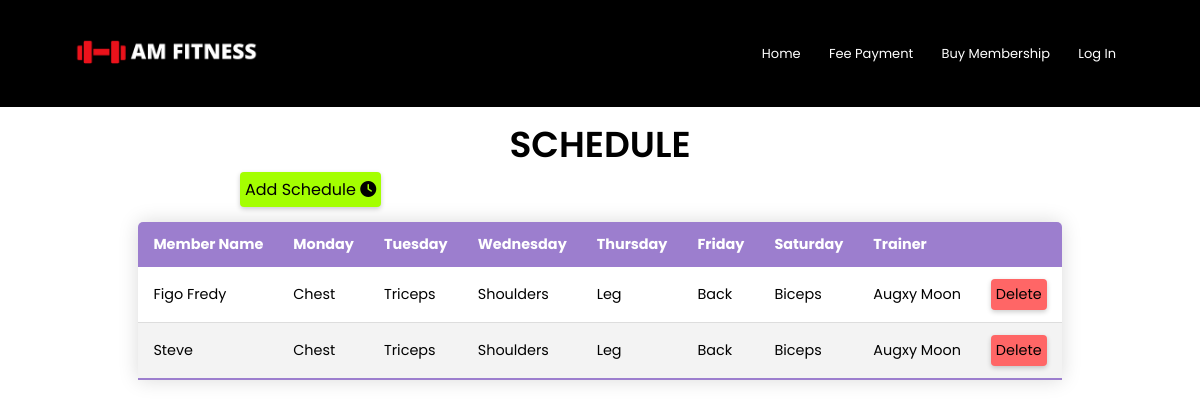
Page /AdminPage/schedule on the committed database.
### gym/models.py (models this page shows, shortened)
class schedule(models.Model):
	client = models.ForeignKey(gym,on_delete=CASCADE)
	mon = models.CharField(max_length=100,default=1,verbose_name='Monday')
	tue = models.CharField(max_length=100,default=1,verbose_name='Tuesday')
	wed = models.CharField(max_length=100,default=1,verbose_name='Wednesday')
	thu = models.CharField(max_length=100,default=1,verbose_name='Thursday')
	fri = models.CharField(max_length=100,default=1,verbose_name='Friday')
	sat = models.CharField(max_length=100,default=1,verbose_name='Saturday')
	trainer = models.ForeignKey(trainers,on_delete=CASCADE)

class gym(models.Model):
	full_name = models.CharField(max_length=30,null=False)
	gender = models.CharField(max_length=6,default='Male',null=True)
	age = models.IntegerField(default=18)
	cell_no = models.IntegerField(unique=True,null=False)
	born_date = models.DateField(null=False,default=None,blank=True)
	email = models.EmailField(unique=True)
	plan = models.CharField(max_length=10,default='Silver',null=False)
	date_joined = models.DateTimeField(default=timezone.now)
	trans = models.IntegerField(default=1,verbose_name="Transaction Number")
	def __str__(self):
		return self.full_name

### manage/models.py (models this page shows)
class trainers(models.Model):
	trainer_name = models.CharField(max_length=30,verbose_name='Name')
	trainer_age = models.IntegerField(verbose_name='Age')
	trainer_gender = models.CharField(max_length=10,verbose_name='Gender')
	trainer_cell = models.IntegerField(verbose_name='Mobile No',null=True)
	aos = models.CharField(max_length=100,verbose_name='Area of Specialization')
	salary = models.IntegerField(verbose_name='Salary')
	class Meta:
		verbose_name_plural = 'Trainers'
	def __str__(self):
		return self.trainer_name

### manage/views.py (the view)
# urls.py: path('AdminPage/schedule',manage_views.sched,name='schedule'),
def sched(request):
	days = ['Monday','Tuesday','Wednesday','Thursday','Friday','Saturday']
	sch = schedule.objects.all()
	d = {'sch':sch,'days':days}
	return render(request,'manage/schedule.html',d)

### manage/templates/manage/schedule.html (shortened to what this page needs)
{% extends 'manage/admin.html'%}
{% block page%}
<section class="data-table">
    <h3>Schedule</h3>
    <div class="mem-link" style="margin-left:240px;">
    <a href="{% url 'addsch'%}">Add Schedule  <i class="fas fa-clock"></i></a>
    </div>
    <table class="content-table">
        <thead>
            <tr>
                <th>Member Name</th>
                {% for j in days%}
                <th>{{j}}</th>
                {% endfor %}
                <th>Trainer</th>
                <th>     </th>
            </tr>
        </thead>
        <tbody>
            {% for i in sch %}
            <tr>
                <td>{{i.client}}</td>
                <td>{{i.mon}}</td>
                <td>{{i.tue}}</td>
                <td>{{i.wed}}</td>
                <td>{{i.thu}}</td>
                <td>{{i.fri}}</td>
                <td>{{i.sat}}</td>
                <td>{{i.trainer}}</td>
                <td><a class="table-btn" href="#" onclick="return confirm('Are You Sure?')">Delete</a></td>
            </tr>
            {% endfor %}
        </tbody>
    </table>
</section>
{% endblock %}

### SampleProject/static/css/style3.css (style rules this page uses)
* { font-family: 'Poppins', sans-serif; margin: 0; padding: 0; box-sizing:border-box; }
.data-table h3 { text-align: center; font-size: 36px; font-weight: 600; padding-top: 10px; text-transform: uppercase; }
.content-table { border-collapse: collapse; margin: 50px 50px; margin-left: auto; margin-right: auto; font-size: 0.9em; min-width: 400px; border-radius: 5px 5px 0 0; overflow: hidden; box-shadow: 0 0 20px rgba(0,0,0,0.15); }
.content-table thead tr { background-color: #9c7ece; color:#fff; text-align:left; font-weight: bold; }
.content-table th, .content-table td { padding: 12px 15px; }
.content-table tbody tr { border-bottom: 1px solid #ddd; }
.content-table tbody tr:nth-of-type(even) { background-color: #f3f3f3; }
.content-table tbody tr:last-of-type { border-bottom: 2px solid #9c7ece; }
.table-btn { display: inline-block; padding: 5px; background: #ff6666; border-radius: 4px; text-decoration: none; color: #000; box-shadow: 0 2px 5px rgba(0,0,0,0.2); }
.mem-link a { display: inline-block; padding: 5px; background: #A4FF00; border-radius: 4px; text-decoration: none; color: #000; box-shadow: 0 2px 5px rgba(0,0,0,0.2); float: left; }

### rows in the picture
schedule: client "Figo Fredy", mon "Chest", tue "Triceps", wed "Shoulders", thu "Leg", fri "Back", sat "Biceps", trainer "Augxy Moon"
schedule: client "Steve", mon "Chest", tue "Triceps", wed "Shoulders", thu "Leg", fri "Back", sat "Biceps", trainer "Augxy Moon"

### other values in the picture
{{ j }} "Monday" "Tuesday" "Wednesday" "Thursday" "Friday" "Saturday"
